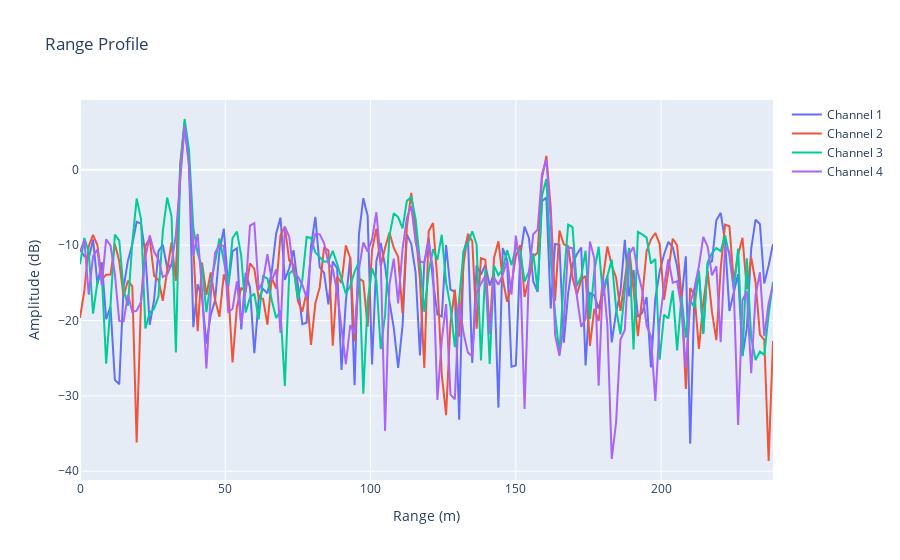

The cell this chart's notebook holds for it:
### Markdown cell above
Plot range profiles

### Code cell
max_range = (3e8 * radar.receiver.fs *
             radar.transmitter.pulse_length /
             radar.transmitter.bandwidth / 2)
range_axis = np.linspace(
    0, max_range, radar.samples_per_pulse, endpoint=False)

fig = go.Figure()

fig.add_trace(go.Scatter(
    x=range_axis,
    y=20 * np.log10(np.abs(range_profile[0, 0, :])),
    name='Channel 1'
))
fig.add_trace(go.Scatter(
    x=range_axis,
    y=20 * np.log10(np.abs(range_profile[8, 0, :])),
    name='Channel 2'
))
fig.add_trace(go.Scatter(
    x=range_axis,
    y=20 * np.log10(np.abs(range_profile[16, 0, :])),
    name='Channel 3'
))
fig.add_trace(go.Scatter(
    x=range_axis,
    y=20 * np.log10(np.abs(range_profile[24, 0, :])),
    name='Channel 4'
))

fig.update_layout(
    title='Range Profile',
    xaxis=dict(title='Range (m)'),
    yaxis=dict(title='Amplitude (dB)'),
)

fig.show()

### Figure 1 — Plotly figure (JSON) as saved in the notebook; plotly's stock layout.template omitted (floating-point values rounded to 4 significant figures; data arrays with more than 128 entries replaced by an {"elided": "..."} marker saying what was removed)
{"data": [{"name": "Channel 1", "type": "scatter", "x": {"elided": "160 float values"}, "y": {"elided": "160 float values"}}, {"name": "Channel 2", "type": "scatter", "x": {"elided": "160 float values"}, "y": {"elided": "160 float values"}}, {"name": "Channel 3", "type": "scatter", "x": {"elided": "160 float values"}, "y": {"elided": "160 float values"}}, {"name": "Channel 4", "type": "scatter", "x": {"elided": "160 float values"}, "y": {"elided": "160 float values"}}], "layout": {"title": {"text": "Range Profile"}, "xaxis": {"title": {"text": "Range (m)"}}, "yaxis": {"title": {"text": "Amplitude (dB)"}}}}
